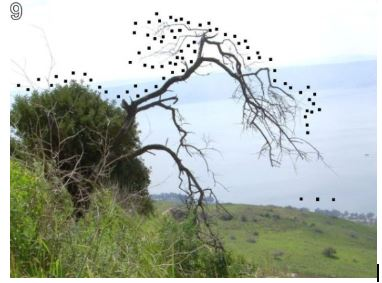
#> input picture img.png, 382 x 283 px
$ python exercise6.4.py
#> lines starting #> are read from the running program, lines starting #| are printed output that depends on the picture
# list of dots, in the following format: [x, y, x, y, x, y,...]
first = (
    146, 399, 163, 403, 170, 393, 169, 391, 166, 386, 170, 381, 170, 371, 170,
    355, 169, 346, 167, 335, 170, 329, 170, 320, 170, 310, 171, 301, 173, 290,
    178, 289, 182, 287, 188, 286, 190, 286, 192, 291, 194, 296, 195, 305, 194,
    307, 191, 312, 190, 316, 190, 321, 192, 331, 193, 338, 196, 341, 197, 346,
    199, 352, 198, 360, 197, 366, 197, 373, 196, 380, 197, 383, 196, 387, 192,
    389, 191, 392, 190, 396, 189, 400, 194, 401, 201, 402, 208, 403, 213, 402,
    216, 401, 219, 397, 219, 393, 216, 390, 215, 385, 215, 379, 213, 373, 213,
    365, 212, 360, 210, 353, 210, 347, 212, 338, 213, 329, 214, 319, 215, 311,
    215, 306, 216, 296, 218, 290, 221, 283, 225, 282, 233, 284, 238, 287, 243,
    290, 250, 291, 255, 294, 261, 293, 265, 291, 271, 291, 273, 289, 278, 287,
    279, 285, 281, 280, 284, 278, 284, 276, 287, 277, 289, 283, 291, 286, 294,
    291, 296, 295, 299, 300, 301, 304, 304, 320, 305, 327, 306, 332, 307, 341,
    306, 349, 303, 354, 301, 364, 301, 371, 297, 375, 292, 384, 291, 386, 302,
    393, 324, 391, 333, 387, 328, 375, 329, 367, 329, 353, 330, 341, 331, 328,
    336, 319, 338, 310, 341, 304, 341, 285, 341, 278, 343, 269, 344, 262, 346,
    259, 346, 251, 349, 259, 349, 264, 349, 273, 349, 280, 349, 288, 349, 295,
    349, 298, 354, 293, 356, 286, 354, 279, 352, 268, 352, 257, 351, 249, 350,
    234, 351, 211, 352, 197, 354, 185, 353, 171, 351, 154, 348, 147, 342, 137,
    339, 132, 330, 122, 327, 120, 314, 116, 304, 117, 293, 118, 284, 118, 281,
    122, 275, 128, 265, 129, 257, 131, 244, 133, 239, 134, 228, 136, 221, 137,
    214, 138, 209, 135, 201, 132, 192, 130, 184, 131, 175, 129, 170, 131, 159,
    134, 157, 134, 160, 130, 170, 125, 176, 114, 176, 102, 173, 103, 172, 108,
    171, 111, 163, 115, 156, 116, 149, 117, 142, 116, 136, 115, 129, 115, 124,
    115, 120, 115, 115, 117, 113, 120, 109, 122, 102, 122, 100, 121, 95, 121,
    89, 115, 87, 110, 82, 109, 84, 118, 89, 123, 93, 129, 100, 130, 108,
    132, 110, 133, 110, 136, 107, 138, 105, 140, 95, 138, 86, 141, 79, 149,
    77, 155, 81, 162, 90, 165, 97, 167, 99, 171, 109, 171, 107, 161, 111,
    156, 113, 170, 115, 185, 118, 208, 117, 223, 121, 239, 128, 251, 133, 259,
    136, 266, 139, 276, 143, 290, 148, 310, 151, 332, 155, 348, 156, 353, 153,
    366, 149, 379, 147, 394, 146, 399
)
second = (
    156, 141, 165, 135, 169, 131, 176, 130, 187, 134, 191, 140, 191, 146, 186,
    150, 179, 155, 175, 157, 168, 157, 163, 157, 159, 157, 158, 164, 159, 175,
    159, 181, 157, 191, 154, 197, 153, 205, 153, 210, 152, 212, 147, 215, 146,
    218, 143, 220, 132, 220, 125, 217, 119, 209, 116, 196, 115, 185, 114, 172,
    114, 167, 112, 161, 109, 165, 107, 170, 99, 171, 97, 167, 89, 164, 81,
    162, 77, 155, 81, 148, 87, 140, 96, 138, 105, 141, 110, 136, 111, 126,
    113, 129, 118, 117, 128, 114, 137, 115, 146, 114, 155, 115, 158, 121, 157,
    128, 156, 134, 157, 136, 156, 136
)


import numpy as np
import matplotlib.pyplot as plt

def separate_coordinates(points):
    x_coords = points[0::2]
    y_coords = points[1::2]
    return x_coords, y_coords

first_xs, first_ys = separate_coordinates(first)
second_xs, second_ys = separate_coordinates(second)

first_xs = np.array(first_xs)
first_ys = np.array(first_ys)
second_xs = np.array(second_xs)
second_ys = np.array(second_ys)

first_xs = np.append(first_xs, first_xs[0])
first_ys = np.append(first_ys, first_ys[0])
second_xs = np.append(second_xs, second_xs[0])
second_ys = np.append(second_ys, second_ys[0])

max_y = np.max([np.max(first_ys), np.max(second_ys)])
first_ys = max_y - first_ys
second_ys = max_y - second_ys

background_img = plt.imread('img.png')
#> background_img is the input picture: shape (283, 382, 3) float32; mean R, G, B 0.68, 0.71, 0.673

fig, ax = plt.subplots()
ax.axis('off')

ax.imshow(background_img, extent=[0, 800, 0, 600], origin='upper')

ax.fill(first_xs, first_ys, color="white")

ax.fill(second_xs, second_ys, color="black")

x_min = min(first_xs.min(), second_xs.min()) + 70
x_max = max(first_xs.max(), second_xs.max()) - 50
y_min = min(first_ys.min(), second_ys.min()) + 110
y_max = max(first_ys.max(), second_ys.max()) - 50

num_dots = 10
x_dots = np.random.randint(x_min, x_max, num_dots)
y_dots = np.random.randint(y_min, y_max, num_dots)

ax.scatter(x_dots, y_dots, color='black')

plt.savefig('plot_with_background.png', bbox_inches='tight', pad_inches=0)
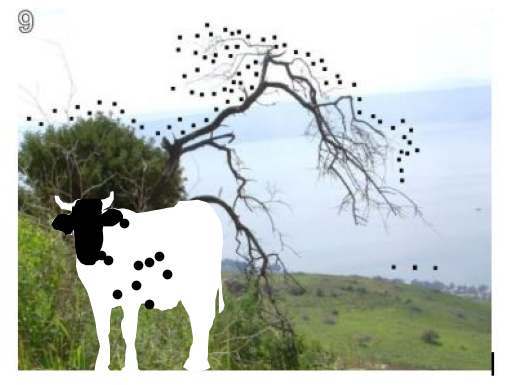
#> figure drawn by matplotlib, 1 panel

plt.show()
